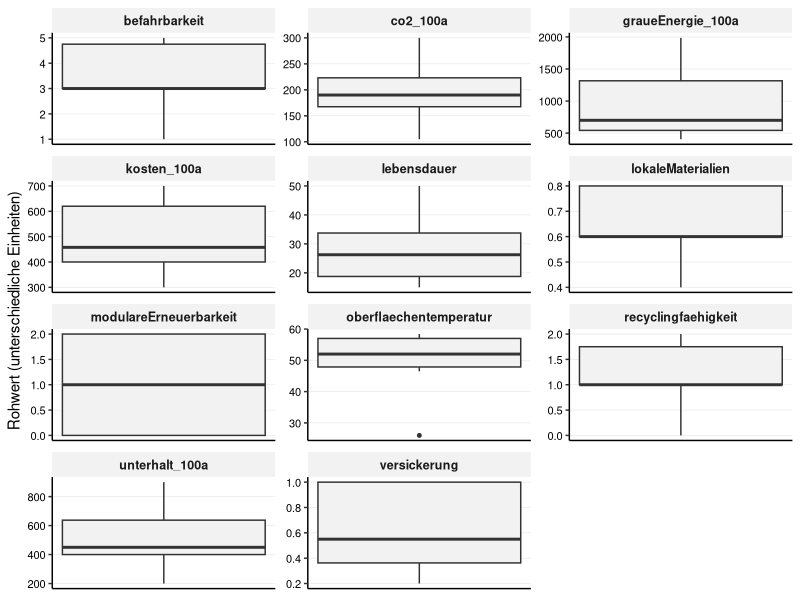
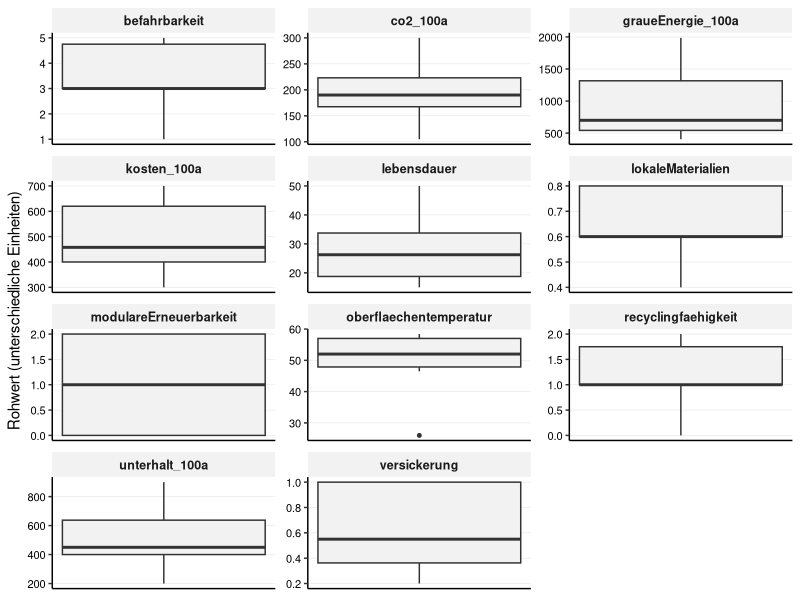

Here is the R script that generated these plots, in order: (Note: this script raises an error after producing the figures.)
## ---- chunk 1

library(tidyverse)
library(readr)
library(ggplot2)
library(forcats)
library(tidytext)

## ---- chunk 2

## 1. Daten Importieren

# Liest die Rohdaten für die Beläge ein
df_belaege_raw <- read_delim(
  "01_data_input/Belaege_tidy.csv",
  delim = ";"
)

# Liest die Gewichtungen für alle vier Szenarien ein
weights_s0_raw <- read_delim(
  "01_data_input/Belaege_Gewichtung_Szenario0.csv",
  delim = ";"
)
weights_s1_raw <- read_delim(
  "01_data_input/Belaege_Gewichtung_Szenario1.csv",
  delim = ";"
)
weights_s2_raw <- read_delim(
  "01_data_input/Belaege_Gewichtung_Szenario2.csv",
  delim = ";"
)
weights_s3_raw <- read_delim(
  "01_data_input/Belaege_Gewichtung_Szenario3.csv",
  delim = ";"
)
## ---- chunk 3
#| include: false
# --- PRÜFUNG BLOCK 1 ---

print("--- 1. Check: Spaltennamen Beläge (Sind alle Spaltennamen da?) ---")
colnames(df_belaege_raw)

print("--- 2. Check: Gewichtung S0 (Wurden Spalten getrennt?) ---")
head(weights_s0_raw)

print("--- 3. Check: Gewichtung S3 (Zur Sicherheit) ---")
head(weights_s3_raw)

## ---- chunk 4
# A. Bereinigung der Rohdaten (Belaege_normiert.csv)
df_belaege <- df_belaege_raw %>%
  select(belagskategorie, option, everything()) 

# B. Bereinigung der Gewichtungen (ALLE SZENARIEN)
# Wir fügen den Roh-Dateien die Szenario-Namen hinzu
df_weights_s0 <- weights_s0_raw %>%
  mutate(szenario = "Szenario 0: Baseline (IST)")
df_weights_s1 <- weights_s1_raw %>%
  mutate(szenario = "Szenario 1: Forschungsfokus")
df_weights_s2 <- weights_s2_raw %>%
  mutate(szenario = "Szenario 2: Radikale Vermeidung")
df_weights_s3 <- weights_s3_raw %>%
  mutate(szenario = "Szenario 3: Radikaler Lebenszyklus")

# Jetzt binden wir sie zu einer finalen Gewichtungs-Tabelle zusammen
df_weights <- bind_rows(df_weights_s0, df_weights_s1, df_weights_s2, df_weights_s3) %>%
  # Berechne das Gesamtgewicht (gewicht) aus den Rohspalten,
  mutate(
    gewicht = group_weight * within_group_weight
  ) %>%
   # umbenennen für den Join
  rename(
    bewertungskategorie = criterion_id
  ) %>%
  # Auswählen der Spalten, die der Rest des Skripts braucht
  select(szenario, bewertungskategorie, gewicht, group_id)

## ---- chunk 5
#| include: false
# --- PRÜFUNG BLOCK 2 ---

print(df_weights, n = 44)

print("--- Check: Stichprobe der Gewichte ---")
# Zeig mir mal S0 und S3 im Vergleich für Kosten
df_weights %>% 
  filter(bewertungskategorie == "initialkosten_100a") %>%
  select(szenario, gewicht)

## ---- chunk 6
# 3.1 Wide-to-Long
df_belaege_long <- df_belaege %>%
  pivot_longer(
    cols = where(is.numeric), 
    names_to = "bewertungskategorie", 
    values_to = "wert"
  )

# 3.2 JOIN mit Gewichtung
# WICHTIG: Wir nutzen left_join. 
# Alles was in der Gewichtungstabelle fehlt (wie 'initialkosten'), bekommt hier gewicht = NA.
df_belaege_joined <- df_belaege_long %>%
  left_join(df_weights, by = "bewertungskategorie", relationship = "many-to-many")

## ---- chunk 7
#| include: false
# --- PRÜFUNG BLOCK 3 ---

print(df_belaege_joined, n = 44)

print("--- Check: Hat 'initialkosten' KEIN Gewicht (NA)? ---")
df_belaege_joined %>%
  filter(bewertungskategorie == "initialkosten") %>%
  select(szenario, bewertungskategorie, gewicht) %>%
  distinct() %>%
  head(2) # Sollte NA zeigen (oder leer sein, falls S0)

print("--- Check: Hat 'initialkosten_100a' ein Gewicht? ---")
df_belaege_joined %>%
  filter(bewertungskategorie == "initialkosten_100a") %>%
  filter(szenario == "Szenario 0: Baseline (IST)") %>%
  select(szenario, bewertungskategorie, gewicht) %>%
  distinct() %>%
  head(2) # Sollte 0.1 zeigen

## ---- chunk 8
# -------------------------------------------------------
# TEIL 1: Boxplot der Rohwerte (Überblick)  (Scientific Style)
# -------------------------------------------------------
# Hinweis: Da die Einheiten gemischt sind, nutzen wir facet_wrap mit freien Skalen.
plot_rohwerte <- ggplot(df_belaege_long, aes(y = wert)) +
  geom_boxplot(fill = "grey95", width = 0.5, outlier.size = 1) +
  
  # Facetten für jedes Kriterium
  facet_wrap(~bewertungskategorie, scales = "free", ncol = 3) +
  
  labs(
    title = NULL, # Titel kommt in Word
    subtitle = NULL,
    x = NULL,
    y = "Rohwert (unterschiedliche Einheiten)"
  ) +
  
  theme_classic(base_size = 11) +
  
  theme(
    # Nur horizontale Gitterlinien (y) sind wichtig zum Ablesen der Werte
    panel.grid.major.y = element_line(color = "grey90", linewidth = 0.2),
    panel.grid.major.x = element_blank(),
    
    # Facetten-Label
    strip.background = element_rect(fill = "grey95", color = NA),
    strip.text = element_text(face = "bold", size = 9),
    
    # Y-Achse (Werte) MUSS sichtbar sein:
    axis.text.y = element_text(size = 8, color = "black"), 
    
    # X-Achse (unten) kann leer sein:
    axis.text.x = element_blank(),
    axis.ticks.x = element_blank()
  )

print(plot_rohwerte)

## ---- chunk 9
#| include: false
# Speicher des Plots
ggsave("02_export/plots/check_01_rohwerte_verteilung_belaege.png", 
       plot = plot_rohwerte, width = 10, height = 8, dpi = 300)

## ---- chunk 10
# -------------------------------------------------------
# PLOT B: Lebenszyklus-Bilanz Beläge (100 Jahre)
# -------------------------------------------------------

# 1. Daten vorbereiten
df_plot_belaege_100a <- df_belaege %>% 
  select(
    belagskategorie, option,
    initialkosten, initialkosten_100a, unterhalt_100a, co2_100a, graueEnergie_100a
  ) %>%
  rename(belag = option, kategorie = belagskategorie) %>%
  pivot_longer(cols = where(is.numeric), names_to = "kriterium", values_to = "wert") %>%
  mutate(facet_label = case_when(
    # HIER: \n für Zeilenumbruch und ₂ für tiefgestellte Zahl
    kriterium == "initialkosten" ~ "1. Investitionskosten (pro Zyklus) [CHF/m²]",
    kriterium == "initialkosten_100a" ~ "2. Investitionskosten (100a kumuliert) [CHF/m²]",
    kriterium == "unterhalt_100a" ~ "3. Unterhaltskosten 100a [CHF/m²]",
    kriterium == "co2_100a" ~ "4. CO₂-Emissionen 100a [kg CO₂-eq/m²]",  # <--- Korrigiert!
    kriterium == "graueEnergie_100a" ~ "5. Graue Energie 100a [kWh/m²]" 
  )) %>%
  filter(!is.na(facet_label)) %>%
  mutate(kategorie = fct_relevel(kategorie, "Asphalt", "Pflaster", "Sickerbeläge")) %>%
  mutate(belag_sortiert = reorder(belag, wert))

# 2. Plot erstellen
plot_belaege_100a_final <- ggplot(df_plot_belaege_100a, 
       aes(x = belag_sortiert, y = wert, fill = kategorie)) + 
  geom_col(width = 0.6) + 
  
  # Facetten
  facet_wrap(~facet_label, ncol = 1, scales = "free_y") +
  
  scale_fill_manual(values = c("Asphalt" = "#084594", "Pflaster" = "#4292c6", "Sickerbeläge" = "#9ecae1")) +
  
  # Textumbruch x-Achse
  scale_x_discrete(labels = function(x) stringr::str_wrap(x, width = 20)) +
  
  labs(title = NULL, x = NULL, y = "Wert", fill = "Belagskategorie") +
  
  theme_classic(base_size = 11) + 
  
  theme(
    legend.position = "bottom",
    panel.grid.major.y = element_line(color = "grey90", linewidth = 0.2),
    panel.grid.major.x = element_blank(),
    
    # Schriftgrössen
    axis.text.x = element_text(angle = 45, hjust = 1, size = 10, color = "black"),
    axis.text.y = element_text(size = 10, color = "black"),
    
    strip.background = element_rect(fill = "grey95", color = NA),
    strip.text = element_text(face = "bold", size = 11, hjust = 0),
    
    # Rand unten grosszügig lassen
    plot.margin = margin(t = 5, r = 5, b = 30, l = 5, unit = "mm") 
  )

print(plot_belaege_100a_final)

# 3. Speichern (Neuer Name: ..._Belaege_clean.png)
ggsave("02_export/plots/Abb_Lebenszyklus_Bilanz_Belaege_clean.png", 
       plot = plot_belaege_100a_final, 
       width = 8,   
       height = 20, 
       dpi = 300)

# --- PRÜFUNG ---
print("--- Check: Haben wir alle 5 Facetten für den Plot? ---")
df_plot_belaege_100a %>%
  count(facet_label)


#| label: fig-lebenszyklus-split
#| fig.width: 10
#| fig.height: 8
#| out.width: "100%"
#| warning: false

## 4. Explorative Datenanalyse (Mit Labels in den Balken)

# -------------------------------------------------------
# TEIL 1: KOSTEN (Gestapelt & Beschriftet)
# -------------------------------------------------------

# 1. Daten vorbereiten (Zyklen berechnen)
df_kosten_calc <- df_belaege %>%
  select(belagskategorie, option, initialkosten, initialkosten_100a, unterhalt_100a) %>%
  mutate(
    # Berechne Anzahl Zyklen
    n_zyklen = round(initialkosten_100a / initialkosten),
    total_kosten = initialkosten_100a + unterhalt_100a
  )

# 2. Datensatz "aufblasen"
# A) Investitions-Blöcke (Zyklen)
df_invest_expanded <- df_kosten_calc %>%
  uncount(n_zyklen) %>%
  mutate(
    kostenart = "Investitionskosten (pro Zyklus)",
    wert = initialkosten,
    # Label nur für Investition: Wert anzeigen
    label_text = as.character(round(initialkosten, 0))
  )

# B) Unterhalts-Block
df_unterhalt <- df_kosten_calc %>%
  mutate(
    kostenart = "Unterhaltskosten (kumuliert 100a)",
    wert = unterhalt_100a,
    # Label für Unterhalt: Optional (hier leer lassen, um Fokus auf Zyklen zu legen)
    label_text = "" 
  )

# C) Zusammenfügen
df_plot_kosten_final <- bind_rows(df_invest_expanded, df_unterhalt) %>%
  mutate(option_sortiert = reorder(option, initialkosten_100a + unterhalt_100a)) %>%
  mutate(kosten_label = fct_relevel(kostenart, 
                                    "Unterhaltskosten (kumuliert 100a)", 
                                    "Investitionskosten (pro zyklus)"))

# 3. Plot erstellen
plot_kosten_stacked <- ggplot(df_plot_kosten_final, 
       aes(x = option_sortiert, y = wert, fill = kosten_label)) +
  
  # Balken mit weissen Trennlinien
  geom_col(width = 0.7, color = "white", linewidth = 0.3) + 
  
  # HIER NEU: Beschriftung in den Balken
  geom_text(aes(label = label_text), 
            position = position_stack(vjust = 0.5), # Mittig im Block
            size = 2.5,                             # Kleine Schrift
            color = "white") +                      # Weisse Schrift auf dunklem Grund
  
  # Farben
  scale_fill_manual(values = c(
    "Investitionskosten (pro zyklus)" = "#084594", 
    "Unterhaltskosten (kumuliert 100a)" = "#9ecae1"
  )) +
  
  # HIER NEU: Feinere Skala (alle 100 CHF eine Linie)
  scale_y_continuous(breaks = seq(0, 2500, 100)) +
  
  scale_x_discrete(labels = function(x) stringr::str_wrap(x, width = 20)) +
  
  labs(
    title = NULL,
    x = NULL,
    y = "Kosten [CHF/m²]",
    fill = NULL 
  ) +
  
  theme_classic(base_size = 11) +
  
  theme(
    legend.position = "bottom",
    # Horizontale Linien jetzt wichtiger denn je
    panel.grid.major.y = element_line(color = "grey90", linewidth = 0.2),
    panel.grid.major.x = element_blank(),
    axis.text.x = element_text(angle = 45, hjust = 1, size = 10, color = "black"),
    axis.text.y = element_text(size = 9, color = "black"),
    plot.margin = margin(t = 5, r = 5, b = 10, l = 5, unit = "mm")
  ) +
  guides(fill = guide_legend(reverse = TRUE))

print(plot_kosten_stacked)
ggsave("02_export/plots/Abb_Lebenszyklus_Kosten_Stacked_Zyklen.png", 
       plot = plot_kosten_stacked, width = 8, height = 8, dpi = 300)

#| label: fig-lebenszyklus-final
#| fig.width: 10
#| fig.height: 12
#| out.width: "100%"
#| warning: false

## 4. Explorative Datenanalyse (Scientific Style - Final)

# Wir brauchen 'patchwork' zum Zusammenfügen der Umwelt-Plots
if(!require(patchwork)) install.packages("patchwork")
library(patchwork)

# -------------------------------------------------------
# TEIL 1: KOSTEN (Gestapelt: Zyklen + Unterhalt)
# -------------------------------------------------------

# 1. Daten vorbereiten
df_kosten_calc <- df_belaege %>%
  select(belagskategorie, option, initialkosten, initialkosten_100a, unterhalt_100a) %>%
  mutate(
    n_zyklen = round(initialkosten_100a / initialkosten),
    total_kosten = initialkosten_100a + unterhalt_100a
  )

# 2. Datensatz "aufblasen" für Zyklen-Darstellung
df_invest_expanded <- df_kosten_calc %>%
  uncount(n_zyklen) %>%
  mutate(
    kostenart = "Investitionskosten (pro Erneuerungszyklus)",
    wert = initialkosten,
    label_text = as.character(round(initialkosten, 0))
  )

df_unterhalt <- df_kosten_calc %>%
  mutate(
    kostenart = "Unterhaltskosten (kumuliert 100a)",
    wert = unterhalt_100a,
    label_text = as.character(round(unterhalt_100a, 0)) 
  )

df_plot_kosten_final <- bind_rows(df_invest_expanded, df_unterhalt) %>%
  mutate(option_sortiert = reorder(option, initialkosten_100a + unterhalt_100a)) %>%
  mutate(kosten_label = fct_relevel(kostenart, 
                                    "Unterhaltskosten (kumuliert 100a)", 
                                    "Investitionskosten (pro Erneuerungszyklus)"))

# 3. Plot Kosten erstellen
plot_kosten_stacked <- ggplot(df_plot_kosten_final, 
       aes(x = option_sortiert, y = wert, fill = kosten_label)) +
  
  # Balken mit weissen Trennlinien (macht die Zyklen sichtbar)
  geom_col(width = 0.7, color = "white", linewidth = 0.3) + 
  
  # Beschriftung: Mittig im Block (vjust = 0.5)
  geom_text(aes(label = label_text), 
            position = position_stack(vjust = 0.5), 
            size = 2.5, 
            color = "white") +
  
  scale_fill_manual(values = c(
    "Investitionskosten (pro Erneuerungszyklus)" = "#084594", 
    "Unterhaltskosten (kumuliert 100a)" = "#9ecae1"
  )) +
  
  scale_y_continuous(breaks = seq(0, 3000, 200)) + # Skala angepasst
  scale_x_discrete(labels = function(x) stringr::str_wrap(x, width = 20)) +
  
  labs(
    title = NULL,
    x = NULL,
    y = "Kosten [CHF/m²]",
    fill = NULL 
  ) +
  
  theme_classic(base_size = 11) +
  
  theme(
    legend.position = "bottom",
    panel.grid.major.y = element_line(color = "grey90", linewidth = 0.2),
    panel.grid.major.x = element_blank(),
    axis.text.x = element_text(angle = 45, hjust = 1, size = 10, color = "black"),
    axis.text.y = element_text(size = 10, color = "black"),
    plot.margin = margin(t = 5, r = 5, b = 10, l = 5, unit = "mm")
  ) +
  guides(fill = guide_legend(reverse = TRUE))

# Speichern Kosten
print(plot_kosten_stacked)
ggsave("02_export/plots/Abb_Lebenszyklus_Kosten_Stacked_Zyklen.png", 
       plot = plot_kosten_stacked, width = 8, height = 8, dpi = 300)


# -------------------------------------------------------
# TEIL 2: UMWELT (Clean & Feines Raster)
# -------------------------------------------------------

# --- Plot A: CO2-Emissionen ---
df_co2 <- df_belaege %>%
  select(belagskategorie, option, wert = co2_100a) %>%
  mutate(kategorie = fct_relevel(belagskategorie, "Asphalt", "Pflaster", "Sickerbeläge")) %>%
  mutate(option_sortiert = reorder(option, wert))

p_co2 <- ggplot(df_co2, aes(x = option_sortiert, y = wert, fill = kategorie)) + 
  geom_col(width = 0.7) + 
  
  scale_fill_manual(values = c("Asphalt" = "#084594", "Pflaster" = "#4292c6", "Sickerbeläge" = "#9ecae1")) +
  
  # HIER NEU: Feines Raster für CO2 (alle 50 kg)
  scale_y_continuous(breaks = seq(0, 1000, 50)) +
  
  scale_x_discrete(labels = function(x) stringr::str_wrap(x, width = 20)) +
  
  labs(title = "CO\u2082-Emissionen (100a)", y = "kg CO\u2082-eq/m\u00B2", x = NULL) +
  
  theme_classic(base_size = 11) +
  theme(
    legend.position = "none", 
    plot.title = element_text(face = "plain", size = 11, hjust = 0),
    axis.title.y = element_text(face = "plain", size = 10, color = "black"),
    panel.grid.major.y = element_line(color = "grey90", linewidth = 0.2), # Hilfslinien sichtbar
    panel.grid.major.x = element_blank(),
    axis.text.x = element_blank(), 
    axis.ticks.x = element_blank(),
    plot.margin = margin(t = 5, r = 5, b = 0, l = 5, unit = "mm")
  )


# --- Plot B: Graue Energie ---
df_grau <- df_belaege %>%
  select(belagskategorie, option, wert = graueEnergie_100a) %>%
  mutate(kategorie = fct_relevel(belagskategorie, "Asphalt", "Pflaster", "Sickerbeläge")) %>%
  mutate(option_sortiert = reorder(option, wert))

p_grau <- ggplot(df_grau, aes(x = option_sortiert, y = wert, fill = kategorie)) + 
  geom_col(width = 0.7) + 
  
  scale_fill_manual(values = c("Asphalt" = "#084594", "Pflaster" = "#4292c6", "Sickerbeläge" = "#9ecae1")) +
  
  # HIER NEU: Feines Raster für Energie (alle 200 kWh)
  scale_y_continuous(breaks = seq(0, 4000, 200)) +
  
  scale_x_discrete(labels = function(x) stringr::str_wrap(x, width = 20)) +
  
  labs(title = "Graue Energie (100a)", y = "kWh/m\u00B2", x = NULL, fill = "Belagskategorie") +
  
  theme_classic(base_size = 11) +
  theme(
    legend.position = "bottom",
    plot.title = element_text(face = "plain", size = 11, hjust = 0),
    axis.title.y = element_text(face = "plain", size = 10, color = "black"),
    panel.grid.major.y = element_line(color = "grey90", linewidth = 0.2), # Hilfslinien sichtbar
    panel.grid.major.x = element_blank(),
    axis.text.x = element_text(angle = 45, hjust = 1, size = 10, color = "black"),
    plot.margin = margin(t = 10, r = 5, b = 5, l = 5, unit = "mm")
  )

# --- Zusammenfügen ---
plot_umwelt_combined <- p_co2 / p_grau

print(plot_umwelt_combined)
ggsave("02_export/plots/Abb_Lebenszyklus_Umwelt_clean.png", 
       plot = plot_umwelt_combined, width = 8, height = 12, dpi = 300) # Höhe auf 12 erhöht für Platz
## ---- chunk 11
# 5.1 Definieren: Wo ist "weniger" besser?
kriterien_lower_is_better <- c(
  "initialkosten", 
  "initialkosten_100a", 
  "unterhalt_100a", 
  "co2_100a", 
  "graueEnergie_100a",
  "oberflaechentemperatur" 
)

# 5.2 Min-Max-Skalierung
# Wir normieren ALLES (auch ungewichtete Infos), damit wir sie plotten können.
# WICHTIG: Hier NICHT nach Gewicht filtern, sonst verschwinden die Initialkosten!
df_belaege_normalized <- df_belaege_joined %>%
  filter(!is.na(wert)) %>% # Nur Zeilen ohne Werte löschen
  group_by(bewertungskategorie) %>%
  mutate(
    min_wert = min(wert, na.rm = TRUE),
    max_wert = max(wert, na.rm = TRUE),
    # Berechnung des Scores
    score_normiert = case_when(
      # Sonderfall: Wenn Min und Max gleich sind (alle gleich gut) -> Score 1
      (max_wert - min_wert) == 0 ~ 1,
      # Normale Skalierung (higher is better)
      !(bewertungskategorie %in% kriterien_lower_is_better) ~ (wert - min_wert) / (max_wert - min_wert),
      # Invertierte Skalierung (lower is better)
      bewertungskategorie %in% kriterien_lower_is_better ~ 1 - ((wert - min_wert) / (max_wert - min_wert))
    )
  ) %>%
ungroup()

## ---- chunk 12
#| include: false
# --- PRÜFUNG BLOCK 5 ---

print("--- Check: Sind alle Kriterien da (auch die ohne Gewicht) und ist der Score Normiert zwischen 0 und 1? ---")
df_min_max_check <- df_belaege_normalized %>%
  select(bewertungskategorie, min_wert, max_wert, score_normiert) %>%
  distinct()

print(df_min_max_check)

print("--- Check: Haben 'initialkosten' einen Score bekommen? ---")
# Wir testen eine Zeile stichprobenartig
df_belaege_normalized %>%
  filter(bewertungskategorie == "initialkosten") %>%
  select(option, wert, score_normiert) %>%
  head(3)

# Prüfen, ob der Join geklappt hat (Gewicht da?):
print("--- Check Gewicht für Kosten ---")
df_belaege_normalized %>%
  filter(bewertungskategorie %in% c("initialkosten", "initialkosten_100a")) %>%
  select(szenario, bewertungskategorie, gewicht) %>%
  distinct() %>%
  print()
## ---- chunk 13
# Boxplot der normierten Scores (Scientific Style)
# Ziel: Überprüfen, ob die Min-Max-Skalierung funktioniert hat.
# Alle Boxplots müssen zwischen 0 und 1 liegen.

plot_normiert <- ggplot(df_belaege_normalized, aes(x = bewertungskategorie, y = score_normiert)) +
  geom_boxplot(fill = "grey90", width = 0.6, outlier.colour = "black", outlier.size = 1) +
  
  coord_flip() +
  
  # Fixe Skala 0-1
  scale_y_continuous(limits = c(0, 1), expand = c(0, 0.05)) +
  
  labs(
    title = NULL,
    subtitle = NULL,
    x = NULL, # Kriterien-Namen stehen an der Achse
    y = "Normierter Score (0 = schlecht, 1 = ideal)"
  ) +
  
  theme_classic(base_size = 11) +
  
  theme(
    # Gitterlinien: Vertikal wichtig (um 0.5 etc. zu sehen), Horizontal weg
    panel.grid.major.x = element_line(color = "grey90", linewidth = 0.2),
    panel.grid.major.y = element_blank(),
    
    # Achsen-Texte
    axis.text.y = element_text(color = "black", size = 10), # Kriterien-Namen
    axis.text.x = element_text(color = "black", size = 10)  # Zahlen 0-1
  )


print(plot_normiert)

## ---- chunk 14
#| include: false
ggsave("02_export/plots/check_02_normierte_scores_belaege.png", 
       plot = plot_normiert, width = 10, height = 7, dpi = 300)

# --- PRÜFUNG BLOCK 6 ---

print("--- Check: Liegen alle Scores zwischen 0 und 1? ---")
summary(df_belaege_normalized$score_normiert)
# Min sollte >= 0.00 sein, Max <= 1.00

print("--- Check: Sind 'initialkosten' im Boxplot-Datensatz enthalten? ---")
# Wir zählen, wie viele Datenpunkte wir pro Kategorie haben
df_belaege_normalized %>%
  filter(bewertungskategorie %in% c("initialkosten", "initialkosten_100a")) %>%
  count(bewertungskategorie)
## ---- chunk 15
# 7.1 Berechnung Score pro Kriterium
df_mca_calculated <- df_belaege_normalized %>%
  # HIER filtern wir alles raus, was kein Gewicht hat (z.B. reine Initialkosten)
  filter(!is.na(gewicht)) %>% 
  mutate(MCA_score_kriterium = score_normiert * gewicht)

# 7.2 Aggregation pro Szenario
# Wir summieren die Scores pro Baum und Szenario
df_mca_total <- df_mca_calculated %>%
  group_by(szenario, belagskategorie, option) %>%
  summarise(MCA_gesamtscore = sum(MCA_score_kriterium, na.rm = TRUE), .groups = 'drop') %>%
  # Sortierung: Erst nach Szenario, dann nach Punktzahl
  arrange(szenario, desc(MCA_gesamtscore)) 

# Anzeigen der Ergebnisse
print("--- MCA Gesamtergebnis (Auszug) ---")
print(df_mca_total, n = 20)

# 7.3 - Auswahl der "Top 3 Sieger"
# Ziel: Für jedes der 4 Szenarien die Top 3 Beläge aus dem Gesamtranking
N_BELAEGE_AUSWAEHLEN <- 3

df_sieger_belaege <- df_mca_total %>%
  group_by(szenario) %>%
  # Wählt die N besten Beläge innerhalb jedes Szenarios aus
  slice_max(MCA_gesamtscore, n = N_BELAEGE_AUSWAEHLEN) %>%
  ungroup() %>%
  # Ordnen für bessere Lesbarkeit
  arrange(szenario, desc(MCA_gesamtscore))

# Anzeigen der 12 Sieger-Optionen (4 Szenarien * 3 Beläge)
print(paste("--- Top", N_BELAEGE_AUSWAEHLEN, "Beläge pro Szenario (für Zeitstrahl-Analyse) ---"))
print(df_sieger_belaege, n = 12)

## ---- chunk 16
#| include: false
# 7.4 Export der Tabellen
write_csv2(
  df_sieger_belaege,
  file = "02_export/tables/mca_top3_belaege_pro_szenario.csv"
)
write_csv2(
  df_mca_total, 
  file = "02_export/tables/mca_rangliste_alle_szenarien.csv"
)
write_csv2(
  df_mca_calculated, 
  file = "02_export/tables/mca_details_berechnung_alle_szenarien.csv"
)

# --- PRÜFUNG BLOCK 7 ---

print("--- Check: Enthält die Berechnung noch Zeilen ohne Gewicht? ---")
# Sollte 0 Zeilen ergeben
df_mca_calculated %>% filter(is.na(gewicht)) %>% count()

print("--- Check: Plausibilität Ergebnisse (S0 Baseline) ---")
# Zeig mir die Top 3 von Szenario 0
df_sieger_belaege %>% 
  filter(szenario == "Szenario 0: Baseline (IST)") %>%
  select(option, MCA_gesamtscore)

## ---- chunk 17

# --- Datenaufbereitung für Stacked Plot (einmalig & aufgehübscht) ---
df_mca_groups_belaege_plot <- df_mca_calculated %>%
  group_by(szenario, belagskategorie, option, group_id) %>%
  summarise(gruppen_score = sum(MCA_score_kriterium, na.rm = TRUE), .groups = 'drop') %>%
  left_join(df_mca_total, by = c("szenario", "belagskategorie", "option")) %>%
  mutate(group_label_clean = case_when(
    group_id == "langlebigkeit" ~ "Langlebigkeit",
    group_id == "wirtschaftlichkeit" ~ "Wirtschaftlichkeit",
    group_id == "multifunktionale_nutzungsqualitaet" ~ "Multifunktionale Nutzungsqualität",
    group_id == "umweltwirkung" ~ "Umweltwirkung",
    group_id == "kreislauffaehigkeit" ~ "Kreislauffähigkeit",
    TRUE ~ group_id
  ))

# 1. Farben definieren (Einheitlich zur gesamten Arbeit)
colors_kategorie <- c(
  "Asphalt" = "#084594", 
  "Pflaster" = "#4292c6", 
  "Sickerbeläge" = "#9ecae1")

# 2. Farben für Kriterien-Gruppen
colors_gruppen <- c(
  "Langlebigkeit" = "#08306b",                     # Dunkelstes Blau (Zeit)
  "Wirtschaftlichkeit" = "#2171b5",                # Dunkles Mittelblau (Geld)
  "Multifunktionale Nutzungsqualität" = "#4292c6", # Mittelblau
  "Umweltwirkung" = "#9ecae1",                     # Hellblau
  "Kreislauffähigkeit" = "#deebf7"                 # Sehr helles Blau/Grau
)
## ---- chunk 18
#| label: fig-mca-plots-belaege-s0
#| fig.width: 13
#| fig.height: 8
#| out.width: "95%"
#| dpi: 300

# --- Plot 1: Ranking (Szenario 0) ---
data_s0 <- df_mca_total %>% filter(szenario == "Szenario 0: Baseline (IST)")

plot_s0_rank <- ggplot(data_s0,
       aes(x = MCA_gesamtscore,
           y = fct_reorder(option, MCA_gesamtscore), 
           fill = belagskategorie)) + 
  geom_col(width = 0.7) +
  
  scale_x_continuous(limits = c(0, 1), expand = c(0, 0.05)) + 
  scale_y_discrete(labels = function(x) stringr::str_wrap(x, width = 40)) +
  scale_fill_manual(values = colors_kategorie) +
  
  labs(
    title = NULL, 
    x = "MCA Score (0-1)", 
    y = NULL, 
    fill = "Kategorie"
  ) +

  theme_classic(base_size = 11) + 

  theme(
    legend.position = "bottom",
    panel.grid.major.y = element_blank(),
    panel.grid.major.x = element_line(color = "grey90", linewidth = 0.2),
    axis.text = element_text(color = "black"),
    plot.margin = margin(t = 5, r = 10, b = 5, l = 5, unit = "mm")
  )

print(plot_s0_rank, width = 10, height = 7)
ggsave("02_export/plots/mca_gesamtergebnis_s0_belaege.png",
       plot = plot_s0_rank, width = 10, height = 7, dpi = 300)


# --- Plot 2: Stacked Detail (Szenario 0) ---
data_s0_groups <- df_mca_groups_belaege_plot %>% filter(szenario == "Szenario 0: Baseline (IST)")

plot_s0_stack <- ggplot(data_s0_groups,
       aes(x = gruppen_score,
           y = fct_reorder(option, MCA_gesamtscore), 
           fill = group_label_clean)) + 
  geom_col(position = "stack", width = 0.7) +
  
  scale_x_continuous(limits = c(0, 1), expand = c(0, 0.05)) +
  scale_y_discrete(labels = function(x) stringr::str_wrap(x, width = 40)) +
  scale_fill_manual(values = colors_gruppen) +
  
  labs(
    title = NULL, 
    x = "Beitrag zum Score", 
    y = NULL, 
    fill = "Kriteriengruppe"
  ) +
  theme_classic(base_size = 11) + 
  theme(
    legend.position = "bottom",
    legend.text = element_text(size = 9),
    legend.box = "vertical",
    panel.grid.major.y = element_blank(),
    panel.grid.major.x = element_line(color = "grey90", linewidth = 0.2),
    axis.text = element_text(color = "black"),
    plot.margin = margin(t = 5, r = 10, b = 5, l = 5, unit = "mm")
  ) +
  guides(fill = guide_legend(nrow = 2, byrow = TRUE))

print(plot_s0_stack)
ggsave("02_export/plots/mca_detail_gruppen_s0_belaege.png",
       plot = plot_s0_stack, width = 10, height = 7, dpi = 300)

# ![Alternative Bildunterschrift](02_export/plots/mca_detail_gruppen_s0_belaege.png)

## ---- chunk 19
#| label: fig-mca-plots-belaege-s1
#| fig.width: 13
#| fig.height: 8
#| out.width: "95%"
#| dpi: 300

# --- Plot 1: Ranking (Szenario 1) ---
data_s1 <- df_mca_total %>% filter(szenario == "Szenario 1: Forschungsfokus")

plot_s1_rank <- ggplot(data_s1,
       aes(x = MCA_gesamtscore,
           y = fct_reorder(option, MCA_gesamtscore), 
           fill = belagskategorie)) + 
  geom_col(width = 0.7) +
  scale_x_continuous(limits = c(0, 1), expand = c(0, 0.05)) + 
  scale_y_discrete(labels = function(x) stringr::str_wrap(x, width = 40)) +
  scale_fill_manual(values = colors_kategorie) +
  labs(
    title = NULL, 
    x = "MCA Score (0-1)", 
    y = NULL, 
    fill = "Kategorie"
  ) +
  theme_classic(base_size = 11) + 
  theme(
    legend.position = "bottom",
    panel.grid.major.y = element_blank(),
    panel.grid.major.x = element_line(color = "grey90", linewidth = 0.2),
    axis.text = element_text(color = "black"),
    plot.margin = margin(t = 5, r = 10, b = 5, l = 5, unit = "mm")
  )

print(plot_s1_rank)
ggsave("02_export/plots/mca_gesamtergebnis_s1_belaege.png",
       plot = plot_s1_rank, width = 10, height = 7, dpi = 300)


# --- Plot 2: Stacked Detail (Szenario 1) ---
data_s1_groups <- df_mca_groups_belaege_plot %>% filter(szenario == "Szenario 1: Forschungsfokus")

plot_s1_stack <- ggplot(data_s1_groups,
       aes(x = gruppen_score,
           y = fct_reorder(option, MCA_gesamtscore), 
           fill = group_label_clean)) + 
  geom_col(position = "stack", width = 0.7) +
  scale_x_continuous(limits = c(0, 1), expand = c(0, 0.05)) +
  scale_y_discrete(labels = function(x) stringr::str_wrap(x, width = 40)) +
  scale_fill_manual(values = colors_gruppen) +
  labs(
    title = NULL, 
    x = "Beitrag zum Score", 
    y = NULL, 
    fill = "Kriteriengruppe"
  ) +
  theme_classic(base_size = 11) + 
  theme(
    legend.position = "bottom",
    legend.text = element_text(size = 9), 
    legend.box = "vertical",
    panel.grid.major.y = element_blank(),
    panel.grid.major.x = element_line(color = "grey90", linewidth = 0.2),
    axis.text = element_text(color = "black"),
    plot.margin = margin(t = 5, r = 10, b = 5, l = 5, unit = "mm")
  ) +
  guides(fill = guide_legend(nrow = 2, byrow = TRUE))

print(plot_s1_stack)
ggsave("02_export/plots/mca_detail_gruppen_s1_belaege.png",
       plot = plot_s1_stack, width = 10, height = 7, dpi = 300)
## ---- chunk 20
#| label: fig-mca-plots-belaege-s2
#| fig.width: 13
#| fig.height: 8
#| out.width: "95%"
#| dpi: 300

# --- Plot 1: Ranking (Szenario 2) ---
data_s2 <- df_mca_total %>% filter(szenario == "Szenario 2: Radikale Vermeidung")

plot_s2_rank <- ggplot(data_s2,
       aes(x = MCA_gesamtscore,
           y = fct_reorder(option, MCA_gesamtscore), 
           fill = belagskategorie)) + 
  geom_col(width = 0.7) +
  scale_x_continuous(limits = c(0, 1), expand = c(0, 0.05)) + 
  scale_y_discrete(labels = function(x) stringr::str_wrap(x, width = 40)) +
  scale_fill_manual(values = colors_kategorie) +
  labs(
    title = NULL, 
    x = "MCA Score (0-1)", 
    y = NULL, 
    fill = "Kategorie"
  ) +
  theme_classic(base_size = 11) + 
  theme(
    legend.position = "bottom",
    panel.grid.major.y = element_blank(),
    panel.grid.major.x = element_line(color = "grey90", linewidth = 0.2),
    axis.text = element_text(color = "black"),
    plot.margin = margin(t = 5, r = 10, b = 5, l = 5, unit = "mm")
  )

print(plot_s2_rank)
ggsave("02_export/plots/mca_gesamtergebnis_s2_belaege.png",
       plot = plot_s2_rank, width = 10, height = 7, dpi = 300)


# --- Plot 2: Stacked Detail (Szenario 2) ---
data_s2_groups <- df_mca_groups_belaege_plot %>% filter(szenario == "Szenario 2: Radikale Vermeidung")

plot_s2_stack <- ggplot(data_s2_groups,
       aes(x = gruppen_score,
           y = fct_reorder(option, MCA_gesamtscore), 
           fill = group_label_clean)) + 
  geom_col(position = "stack", width = 0.7) +
  scale_x_continuous(limits = c(0, 1), expand = c(0, 0.05)) +
  scale_y_discrete(labels = function(x) stringr::str_wrap(x, width = 40)) +
  scale_fill_manual(values = colors_gruppen) +
  labs(
    title = NULL, 
    x = "Beitrag zum Score", 
    y = NULL, 
    fill = "Kriteriengruppe"
  ) +
  theme_classic(base_size = 11) + 
  theme(
    legend.position = "bottom",
    legend.text = element_text(size = 9), 
    legend.box = "vertical",
    panel.grid.major.y = element_blank(),
    panel.grid.major.x = element_line(color = "grey90", linewidth = 0.2),
    axis.text = element_text(color = "black"),
    plot.margin = margin(t = 5, r = 10, b = 5, l = 5, unit = "mm")
  ) +
  guides(fill = guide_legend(nrow = 2, byrow = TRUE))

print(plot_s2_stack)
ggsave("02_export/plots/mca_detail_gruppen_s2_belaege.png",
       plot = plot_s2_stack, width = 10, height = 7, dpi = 300)

## ---- chunk 21
#| label: fig-mca-plots-belaege-s3
#| fig.width: 13
#| fig.height: 8
#| out.width: "95%"
#| dpi: 300

# --- Plot 1: Ranking (Szenario 3) ---
data_s3 <- df_mca_total %>% filter(szenario == "Szenario 3: Radikaler Lebenszyklus")

plot_s3_rank <- ggplot(data_s3,
       aes(x = MCA_gesamtscore,
           y = fct_reorder(option, MCA_gesamtscore), 
           fill = belagskategorie)) + 
  geom_col(width = 0.7) +
  scale_x_continuous(limits = c(0, 1), expand = c(0, 0.05)) + 
  scale_y_discrete(labels = function(x) stringr::str_wrap(x, width = 40)) +
  scale_fill_manual(values = colors_kategorie) +
  labs(
    title = NULL, 
    x = "MCA Score (0-1)", 
    y = NULL, 
    fill = "Kategorie"
  ) +
  theme_classic(base_size = 11) + 
  theme(
    legend.position = "bottom",
    panel.grid.major.y = element_blank(),
    panel.grid.major.x = element_line(color = "grey90", linewidth = 0.2),
    axis.text = element_text(color = "black"),
    plot.margin = margin(t = 5, r = 10, b = 5, l = 5, unit = "mm")
  )

print(plot_s3_rank)
ggsave("02_export/plots/mca_gesamtergebnis_s3_belaege.png",
       plot = plot_s3_rank, width = 10, height = 7, dpi = 300)


# --- Plot 2: Stacked Detail (Szenario 3) ---
data_s3_groups <- df_mca_groups_belaege_plot %>% filter(szenario == "Szenario 3: Radikaler Lebenszyklus")

plot_s3_stack <- ggplot(data_s3_groups,
       aes(x = gruppen_score,
           y = fct_reorder(option, MCA_gesamtscore), 
           fill = group_label_clean)) + 
  geom_col(position = "stack", width = 0.7) +
  scale_x_continuous(limits = c(0, 1), expand = c(0, 0.05)) +
  scale_y_discrete(labels = function(x) stringr::str_wrap(x, width = 40)) +
  scale_fill_manual(values = colors_gruppen) +
  labs(
    title = NULL, 
    x = "Beitrag zum Score", 
    y = NULL, 
    fill = "Kriteriengruppe"
  ) +
  theme_classic(base_size = 11) + 
  theme(
    legend.position = "bottom",
    legend.text = element_text(size = 9), 
    legend.box = "vertical",
    panel.grid.major.y = element_blank(),
    panel.grid.major.x = element_line(color = "grey90", linewidth = 0.2),
    axis.text = element_text(color = "black"),
    plot.margin = margin(t = 5, r = 10, b = 5, l = 5, unit = "mm")
  ) +
  guides(fill = guide_legend(nrow = 2, byrow = TRUE))

print(plot_s3_stack)
ggsave("02_export/plots/mca_detail_gruppen_s3_belaege.png",
       plot = plot_s3_stack, width = 10, height = 7, dpi = 300)
